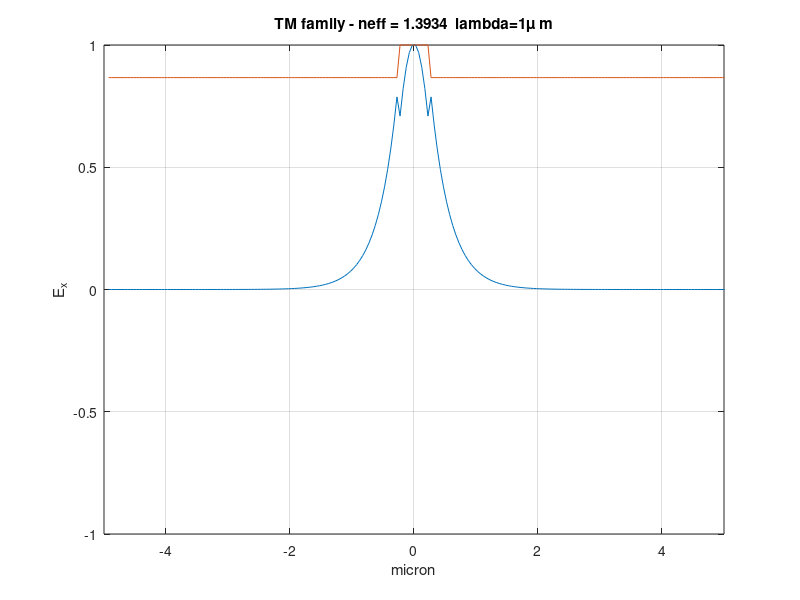

The MATLAB script that drew this image:
% Electromagnetism course - A.Y. 2024/2025
%
% Name: Alessandro 
% Surname: Crotti   
% Registration number: 2149762
%
% FDM based modal-solver for TM family modes
%
% 
% input section


close all
clear all

lambda = 1;   % wave length in vacuum [um]
nco    = 1.50;   % refractive index of the guiding slab
ncl    = 1.30;   % refractive index of the cladding
lx     = 10.0;   % transverse width [um]
np     = 200;    % samples number
a      = 0.25;   % half width of the guiding slab [um]

% inizializzazione variabili

n02 = zeros(1,np);
A   = zeros(np,np);
x   = zeros(1,np);

k0 = 2*pi/lambda; % wave number in vacuum
dx = lx/np;       % transverse mesh size
hx = 1/dx.^2;     % to be used in the FD equivalent of the spatial second derivative

% building the refractive index profile

for i=1:np
  x(i) = -lx./2 + dx./2 + i.*dx;
  if abs(x(i)) <= a
    n02(i) = nco.^2;
  else
    n02(i) = ncl.^2;
  end
end

% building A matrix

for i=1:np-1
  ikr = i+1;
  kr  = n02(ikr)/(n02(ikr-1)+n02(ikr));
  ikl = i;
  kl = n02(ikl)/(n02(ikl)+n02(ikl+1));
%
  A(i,i+1) = 2.*kr.*hx; % upper diagonal elements
  A(i+1,i) = 2.*kl.*hx; % lower diagonal elements
end

for i=1:np
    
  ir = i;
  if i>=np
    ir=np-1;
  end
  rr = (n02(ir+1)-n02(ir))/(n02(ir+1)+n02(ir));
  %
  il = i;
  if i<=1
    il=2;
  end
  rl = (n02(il-1)-n02(il))/(n02(il-1)+n02(il));
%    
  A(i,i) = -(2.-rr-rl).*hx + (k0^2 * n02(i)) ;
end

% solving the eigenvalue problem

[V, D] = eig(A);

% post-processing for eliminating spurious solutions


figure(1)
j = 0;
for i=np:-1:1
  beta2 = D(i,i);
  if real(beta2) > 0 
    tneff = sqrt(beta2)./k0;  % calculate the effective index
    % if effective index is in between the refractive index of
    % the core and the cladding then is a guided mode
    if ncl <= tneff & tneff <= nco
       i
       tneff
       j = j + 1;
       neff(j) = tneff;
       norm = max(abs(V(:,i)));
       scale=1.;
       if abs(min(V(:,i))) > abs(max(V(:,i)))
	      scale=-1.;
       end
       plot(x,scale.*V(:,i)./norm,x,sqrt(n02)./nco);
       axis([-lx/2 lx/2 -1 1])
       xlabel('micron');
       ylabel('E_x');
       title(['TM family - ','neff = ',num2str(tneff),'  lambda=',num2str(lambda),'\mu m']);
       grid
      pause
    end
  end
end
